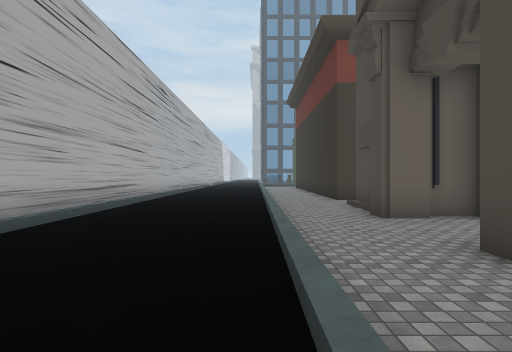
View 1 (above)

24 first-person views from a walk through a Unity game level. The camera is 1.5 m above the floor, looks level and sees 80° across. The floor is counted in squares, 2 m on a side. Each view is taken from the middle of a square. On the plan, view 1 faces up. The plan holds only what a view shows up to about 10 squares ahead; the rest is blank. The place goes on beyond the plan. The player character is not drawn. Some animated figures are left out. Some surface patterns are stand-ins.

View 2
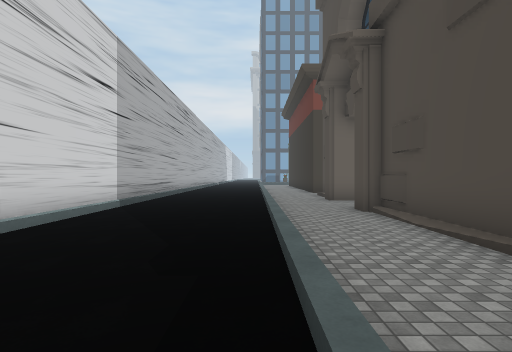

View 3
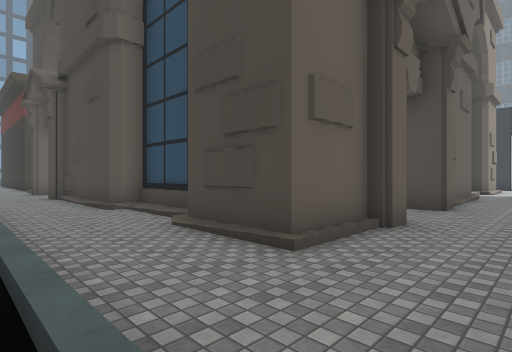

View 4
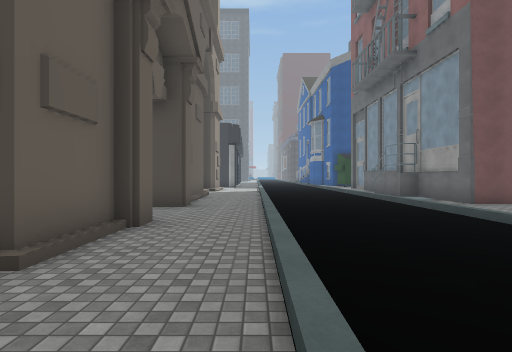

View 5
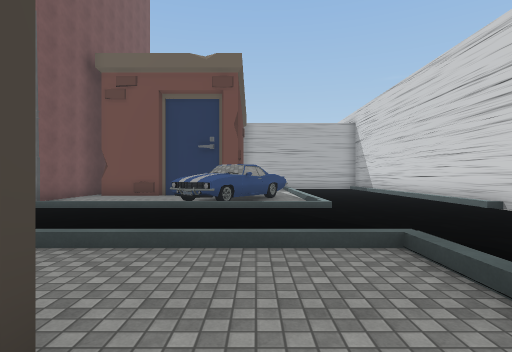

View 6
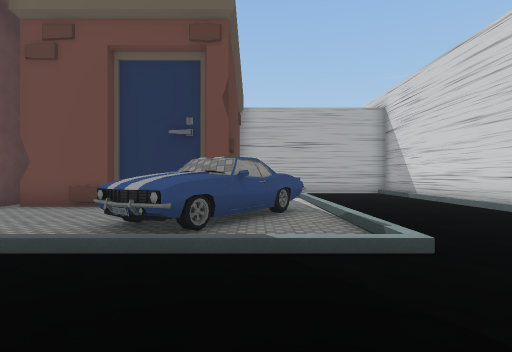

View 7
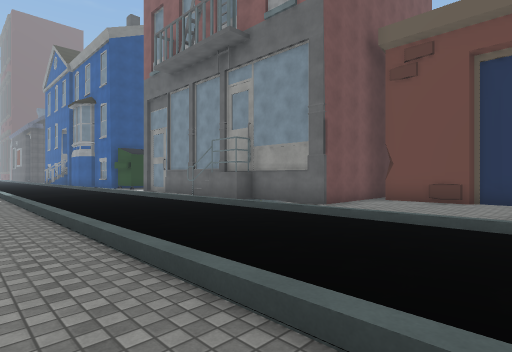

View 8
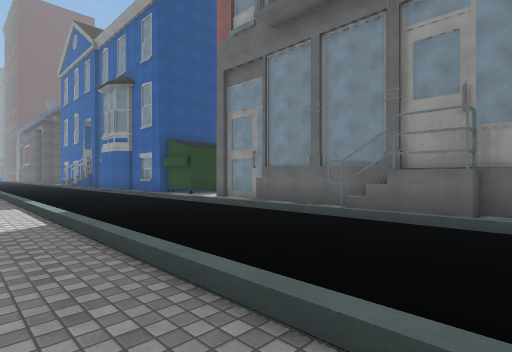

View 9
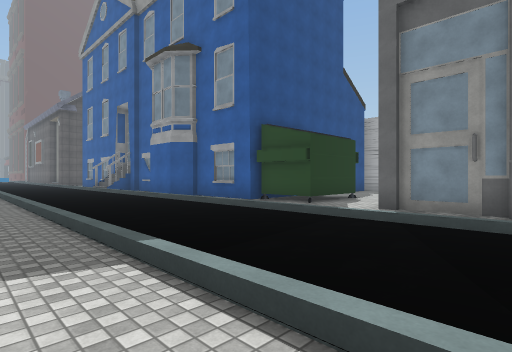

View 10
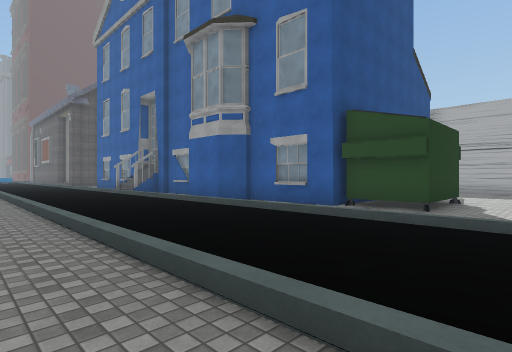

View 11
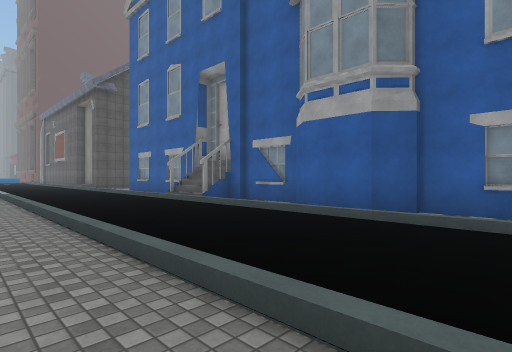

View 12
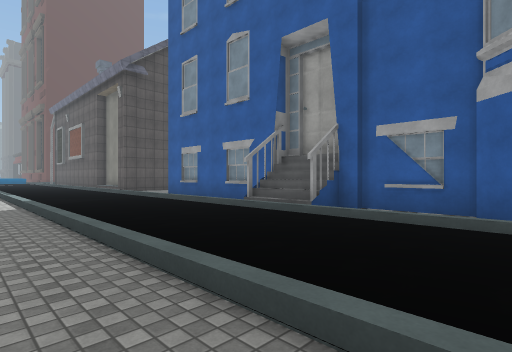

View 13
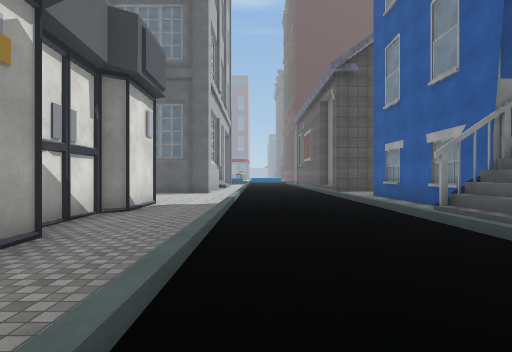

View 14
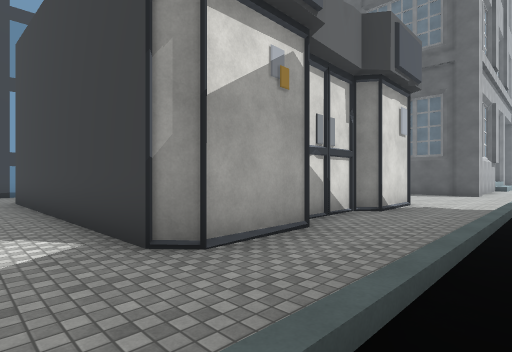

View 15
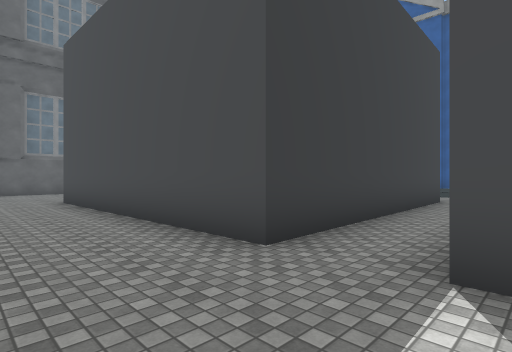

View 16
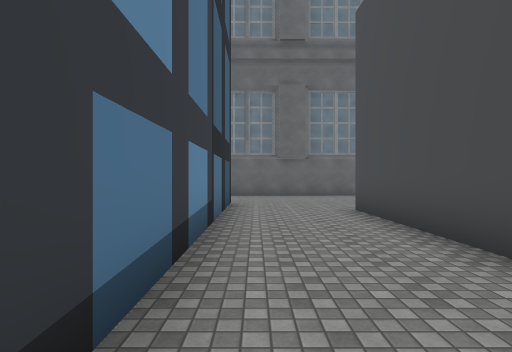

View 17
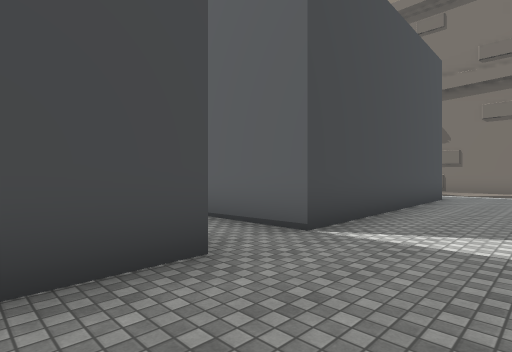

View 18
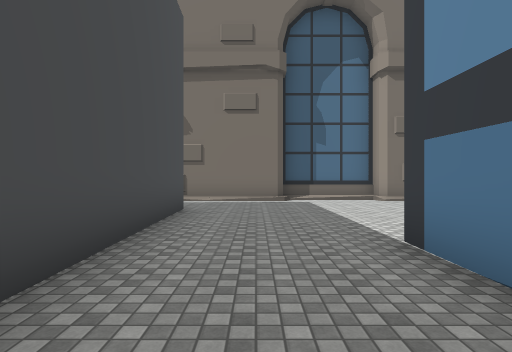

View 19
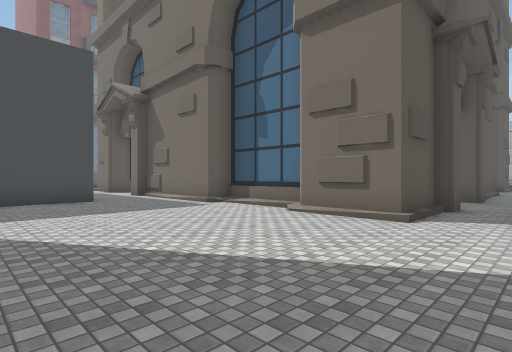

View 20
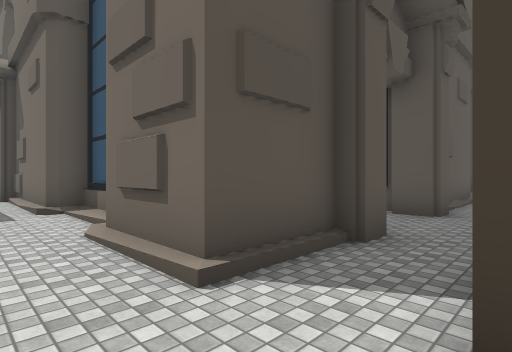

View 21
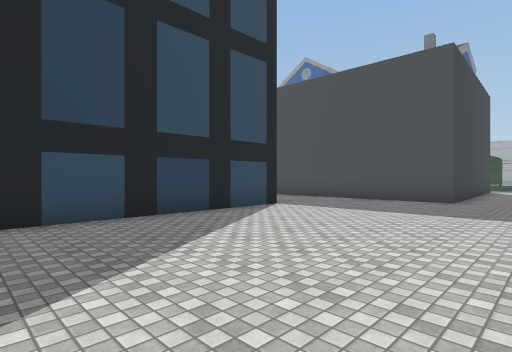

View 22
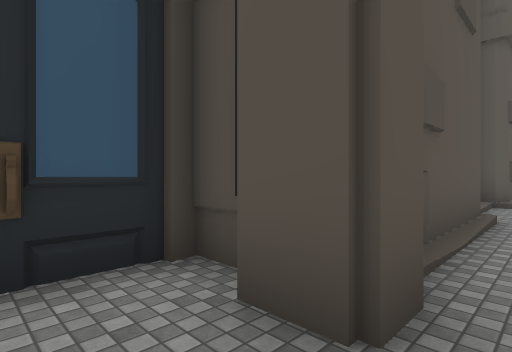

View 23
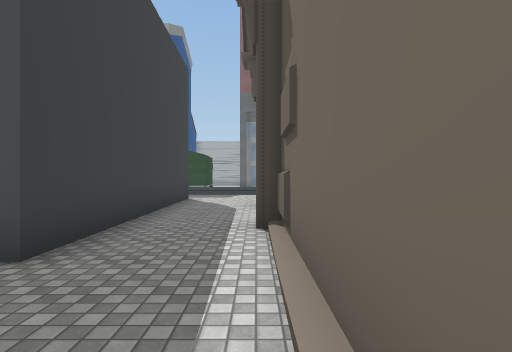

View 24
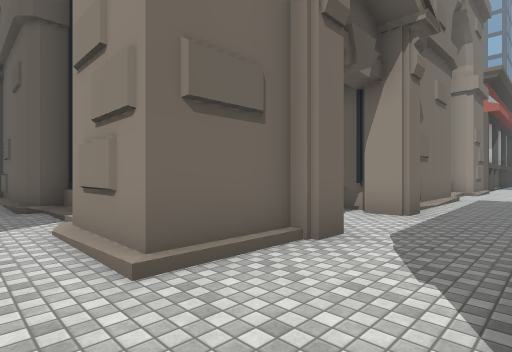

### Floor plan
Key: @ floor where view 1 was taken; # wall or solid block; . floor; / step, stairs or slope; = window, fence, low wall or low ledge; ^ raised ledge; B building; O other object.
Columns run from 4 left of view 1 to 40 right of it. Each row starts with its distance up from view 1.
 10 #......#             #......#
  9 #.......     ...............#
  8 #......###..#####...##......#
  7 #......##       #..  #......#
  6 #......##       ###  #......#
  5 #.......             #......#
  4 #.......             #......##     ########.
  3 #......#             #.......................
  2 #......#             #.......................
  1 #......#             #.......................
  0 #...@..#             #..########..########...
 -1  .. ...##           ##..#      #..#
 -2     .../#           ##..#      #..#
 -3     .../=            ...#       ..#
 -4     .../              ..#        .#
 -5     ...#             #..#       ..#
 -6     ...#    #   ##   #..#       ..#  ###
 -7     ...###..#####...##..#       ..####.##...
 -8     .........................................
 -9    ..////////////////////////////////////////
-10   ...........................................
-11   ..........................................
-12  ..........................................
-13 #....//////////////////////////////////////
-14 #......^^......BBB             ##   =/=....
-15 #.....##^....###B#######.OO####  ####/#####
-16 #.....#  ....           .O #        ^^
-17 #....^   ....           .O
-18 #.....   ####           .O
-19 #.....                  ..
-20 #.....                  ..

Where each view was taken, in squares from view 1:
view 1: 0 up, 0 right, facing up
view 2: 4 down, 0 right, facing up
view 3: 9 down, 0 right, facing up-right
view 4: 9 down, 0 right, facing right
view 5: 6 down, 2 right, facing down
view 6: 10 down, 2 right, facing down
view 7: 8 down, 4 right, facing down-right
view 8: 8 down, 10 right, facing down-right
view 9: 8 down, 16 right, facing down-right
view 10: 8 down, 19 right, facing down-right
view 11: 8 down, 24 right, facing down-right
view 12: 8 down, 28 right, facing down-right
view 13: 10 down, 28 right, facing right
view 14: 10 down, 28 right, facing up-right
view 15: 3 up, 27 right, facing down-right
view 16: 3 up, 30 right, facing right
view 17: 3 up, 31 right, facing down-left
view 18: 2 up, 27 right, facing left
view 19: 10 up, 23 right, facing down-left
view 20: 10 up, 19 right, facing down-left
view 21: 10 up, 18 right, facing down-right
view 22: 9 up, 14 right, facing down-left
view 23: 3 up, 18 right, facing down
view 24: 8 down, 20 right, facing up-left
